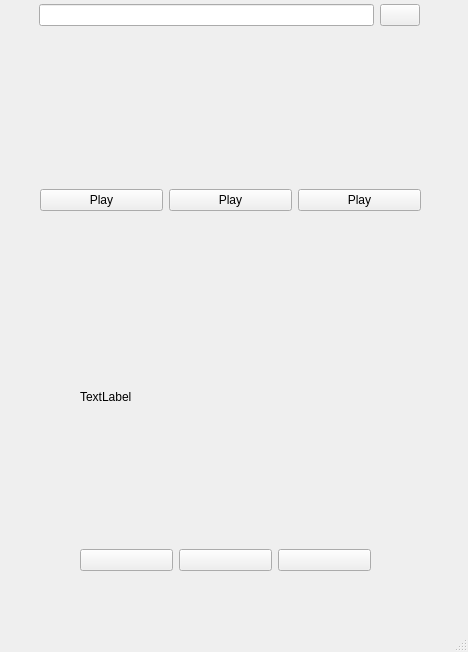
<?xml version="1.0" encoding="UTF-8"?>
<ui version="4.0">
 <class>MainWindow</class>
 <widget class="QMainWindow" name="MainWindow">
  <property name="geometry">
   <rect>
    <x>0</x>
    <y>0</y>
    <width>468</width>
    <height>652</height>
   </rect>
  </property>
  <property name="windowTitle">
   <string>MainWindow</string>
  </property>
  <property name="styleSheet">
   <string notr="true"/>
  </property>
  <widget class="QWidget" name="centralwidget">
   <widget class="QWidget" name="layoutWidget">
    <property name="geometry">
     <rect>
      <x>40</x>
      <y>50</y>
      <width>381</width>
      <height>161</height>
     </rect>
    </property>
    <layout class="QHBoxLayout" name="horizontalLayout_2">
     <item>
      <layout class="QVBoxLayout" name="verticalLayout_6">
       <item>
        <widget class="QLabel" name="music_list_0">
         <property name="text">
          <string/>
         </property>
         <property name="scaledContents">
          <bool>true</bool>
         </property>
        </widget>
       </item>
       <item>
        <widget class="QPushButton" name="pushButton_3">
         <property name="text">
          <string>Play</string>
         </property>
         <property name="icon">
          <iconset theme="QIcon::ThemeIcon::MediaPlaybackStart"/>
         </property>
        </widget>
       </item>
      </layout>
     </item>
     <item>
      <layout class="QVBoxLayout" name="verticalLayout_3">
       <item>
        <widget class="QLabel" name="music_list_1">
         <property name="text">
          <string/>
         </property>
         <property name="scaledContents">
          <bool>true</bool>
         </property>
        </widget>
       </item>
       <item>
        <widget class="QPushButton" name="pushButton">
         <property name="text">
          <string>Play</string>
         </property>
         <property name="icon">
          <iconset theme="QIcon::ThemeIcon::MediaPlaybackStart"/>
         </property>
        </widget>
       </item>
      </layout>
     </item>
     <item>
      <layout class="QVBoxLayout" name="verticalLayout_5">
       <item>
        <widget class="QLabel" name="music_list_2">
         <property name="text">
          <string/>
         </property>
         <property name="scaledContents">
          <bool>true</bool>
         </property>
        </widget>
       </item>
       <item>
        <widget class="QPushButton" name="pushButton_2">
         <property name="text">
          <string>Play</string>
         </property>
         <property name="icon">
          <iconset theme="QIcon::ThemeIcon::MediaPlaybackStart"/>
         </property>
        </widget>
       </item>
      </layout>
     </item>
    </layout>
   </widget>
   <widget class="QWidget" name="horizontalLayoutWidget">
    <property name="geometry">
     <rect>
      <x>39</x>
      <y>0</y>
      <width>381</width>
      <height>31</height>
     </rect>
    </property>
    <layout class="QHBoxLayout" name="horizontalLayout">
     <item>
      <widget class="QLineEdit" name="lineEdit"/>
     </item>
     <item>
      <widget class="QPushButton" name="pushButton_7">
       <property name="text">
        <string/>
       </property>
       <property name="icon">
        <iconset theme="QIcon::ThemeIcon::EditFind"/>
       </property>
      </widget>
     </item>
    </layout>
   </widget>
   <widget class="QWidget" name="">
    <property name="geometry">
     <rect>
      <x>80</x>
      <y>250</y>
      <width>291</width>
      <height>321</height>
     </rect>
    </property>
    <layout class="QVBoxLayout" name="verticalLayout">
     <item>
      <widget class="QLabel" name="music_general">
       <property name="sizePolicy">
        <sizepolicy hsizetype="Preferred" vsizetype="MinimumExpanding">
         <horstretch>0</horstretch>
         <verstretch>0</verstretch>
        </sizepolicy>
       </property>
       <property name="text">
        <string>TextLabel</string>
       </property>
       <property name="scaledContents">
        <bool>true</bool>
       </property>
      </widget>
     </item>
     <item>
      <layout class="QHBoxLayout" name="horizontalLayout_3">
       <item>
        <widget class="QPushButton" name="pushButton_5">
         <property name="text">
          <string/>
         </property>
         <property name="icon">
          <iconset theme="QIcon::ThemeIcon::MediaSeekBackward"/>
         </property>
        </widget>
       </item>
       <item>
        <widget class="QPushButton" name="pushButton_4">
         <property name="text">
          <string/>
         </property>
         <property name="icon">
          <iconset theme="QIcon::ThemeIcon::MediaPlaybackStart"/>
         </property>
        </widget>
       </item>
       <item>
        <widget class="QPushButton" name="pushButton_6">
         <property name="text">
          <string/>
         </property>
         <property name="icon">
          <iconset theme="QIcon::ThemeIcon::MediaSeekForward"/>
         </property>
        </widget>
       </item>
      </layout>
     </item>
    </layout>
   </widget>
  </widget>
  <widget class="QMenuBar" name="menubar">
   <property name="geometry">
    <rect>
     <x>0</x>
     <y>0</y>
     <width>468</width>
     <height>23</height>
    </rect>
   </property>
  </widget>
  <widget class="QStatusBar" name="statusbar"/>
 </widget>
 <resources/>
 <connections/>
</ui>
